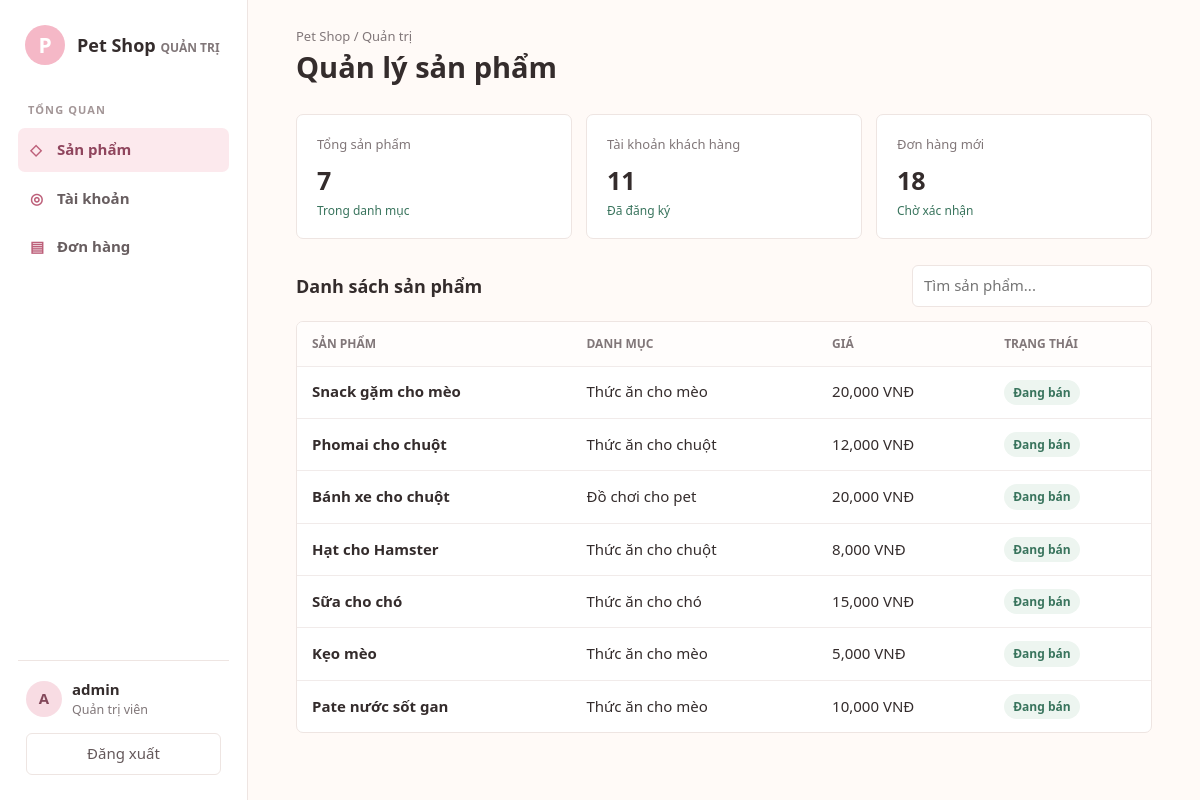
/admin-dashboard/ (signed in), run on the app's committed database.
### accounts/models.py (models this page shows, shortened)
class Product(models.Model):
    name = models.CharField(max_length=200, verbose_name='Tên sản phẩm')
    description = models.TextField(verbose_name='Mô tả')
    price = models.DecimalField(max_digits=10, decimal_places=2, verbose_name='Giá')
    image = models.ImageField(upload_to='products/', verbose_name='Hình ảnh')
    category = models.ForeignKey(Category, on_delete=models.CASCADE, verbose_name='Loại sản phẩm')
    created_at = models.DateTimeField(auto_now_add=True, verbose_name='Ngày tạo')
    updated_at = models.DateTimeField(auto_now=True, verbose_name='Ngày cập nhật')
    is_active = models.BooleanField(default=True, verbose_name='Kích hoạt')
    class Meta:
        verbose_name = 'Products'
        verbose_name_plural = 'Products'
        ordering = ['-created_at']

class Category(models.Model):
    name = models.CharField(max_length=100, verbose_name='Tên loại')
    description = models.TextField(blank=True, verbose_name='Mô tả')
    created_at = models.DateTimeField(auto_now_add=True, verbose_name='Ngày tạo')
    updated_at = models.DateTimeField(auto_now=True, verbose_name='Ngày cập nhật')
    class Meta:
        verbose_name = 'Loại sản phẩm'
        verbose_name_plural = 'Loại sản phẩm'
        ordering = ['name']

### accounts/views.py (the view)
# urls.py: path('admin-dashboard/', views.admin_dashboard, name='admin_dashboard'),
@login_required
def admin_dashboard(request):
    if request.user.username != 'admin':
        messages.error(request, 'Bạn không có quyền truy cập trang quản trị.')
        return redirect('home')
    products = Product.objects.select_related('category').order_by('-created_at')
    customers = User.objects.exclude(username='admin').order_by('-date_joined')
    orders = Order.objects.select_related('user').order_by('-created_at')[:10]
    context = {
        'products': products,
        'customers': customers,
        'orders': orders,
        'total_products': products.count(),
        'customer_count': customers.count(),
        'pending_orders': Order.objects.filter(status='pending').count(),
    }
    return render(request, 'admin_dashboard.html', context)

### accounts/templatetags/order_filters.py (called while the page is built)
@register.filter
def vnd(value):
    try:
        number = Decimal(str(value))
        if number < Decimal('1000'):
            number = number * Decimal('1000')
        return f"{number:,.0f} VNĐ"
    except Exception:
        return value

### ecommerce/templates/admin_dashboard.html (shortened to what this page needs)
{% load static %}
{% load order_filters %}
<!doctype html>
<html lang="vi">
<head>
</head>
<body>
<div class="shell">
    <aside class="sidebar">
        <div class="brand"><span class="brand-mark">P</span><span>Pet Shop <small class="subtext">QUẢN TRỊ</small></span></div>
        <div class="eyebrow">Tổng quan</div>
        <nav class="nav" aria-label="Điều hướng quản trị">
            <button class="active" data-view="products"><span class="nav-icon">◇</span>Sản phẩm</button>
            <button data-view="accounts"><span class="nav-icon">◎</span>Tài khoản</button>
            <button data-view="orders"><span class="nav-icon">▤</span>Đơn hàng</button>
        </nav>
        <div class="sidebar-bottom">
            <div class="admin-chip"><span class="avatar">A</span><span><strong>{{ request.user.username }}</strong><small>Quản trị viên</small></span></div>
            <a href="{% url 'logout' %}" style="display:block;text-decoration:none;text-align:center;">
                <button class="logout" type="button">Đăng xuất</button>
            </a>
        </div>
    </aside>
    <main>
        <header class="topbar">
            <div><div class="crumb">Pet Shop / Quản trị</div><h1 id="page-title">Quản lý sản phẩm</h1></div>
        </header>
        <section class="section active" id="products">
            <div class="stats">
                <div class="stat stat-link" data-target="products" style="cursor:pointer; transition: .2s ease;">
                    <span class="stat-label">Tổng sản phẩm</span>
                    <strong class="stat-value">{{ total_products }}</strong>
                    <span class="stat-note">Trong danh mục</span>
                </div>
                <div class="stat stat-link" data-target="accounts" style="cursor:pointer; transition: .2s ease;">
                    <span class="stat-label">Tài khoản khách hàng</span>
                    <strong class="stat-value">{{ customer_count }}</strong>
                    <span class="stat-note">Đã đăng ký</span>
                </div>
                <div class="stat stat-link" data-target="orders" style="cursor:pointer; transition: .2s ease;">
                    <span class="stat-label">Đơn hàng mới</span>
                    <strong class="stat-value">{{ pending_orders }}</strong>
                    <span class="stat-note">Chờ xác nhận</span>
                </div>
            </div>
            <div class="toolbar"><h2>Danh sách sản phẩm</h2><div class="tools"><input class="search" data-search="product-table" placeholder="Tìm sản phẩm..." aria-label="Tìm sản phẩm"></div></div>
            <div class="table-wrap">
                <table id="product-table">
                    <thead><tr><th>SẢN PHẨM</th><th>DANH MỤC</th><th>GIÁ</th><th>TRẠNG THÁI</th></tr></thead>
                    <tbody>
                        {% for product in products %}
                        <tr>
                            <td><span class="product-name">{{ product.name }}</span></td>
                            <td>{{ product.category.name }}</td>
                            <td>{{ product.price|vnd }}</td>
                            <td>
                                <span class="badge {% if product.is_active %}{% else %}off{% endif %}">
                                    {% if product.is_active %}Đang bán{% else %}Tạm ẩn{% endif %}
                                </span>
                            </td>
                        </tr>
                        {% empty %}
                        <tr><td colspan="4" class="empty">Chưa có sản phẩm nào.</td></tr>
                        {% endfor %}
                    </tbody>
                </table>
            </div>
        </section>
    </main>
</div>
</body>
</html>

### ecommerce/templates/admin_dashboard.html (style rules this page uses)
:root { color-scheme: light; --ink: #342c2c; --muted: #817779; --pink: #f5b8c7; --pink-deep: #bd607a; --paper: #fffaf7; --line: #eee5e2; --green: #39745d; --amber: #a66d22; --red: #a94f50; }
* { box-sizing: border-box; }
body { margin: 0; background: var(--paper); color: var(--ink); font: 15px/1.45 "Segoe UI", sans-serif; }
button, input, select { font: inherit; }
button { cursor: pointer; }
a { color: inherit; text-decoration: none; }
.shell { min-height: 100vh; display: grid; grid-template-columns: 248px minmax(0, 1fr); }
.sidebar { background: #fff; border-right: 1px solid var(--line); padding: 25px 18px; display: flex; flex-direction: column; }
.brand { display: flex; align-items: center; gap: 12px; padding: 0 7px 28px; font-weight: 750; font-size: 18px; }
.brand-mark { width: 40px; height: 40px; border-radius: 50%; background: var(--pink); display: grid; place-items: center; color: #fff; font-size: 21px; }
.eyebrow { margin: 9px 10px 10px; color: #a39697; font-size: 11px; font-weight: 700; text-transform: uppercase; letter-spacing: .1em; }
.nav { display: grid; gap: 5px; }
.nav button { border: 0; background: transparent; color: #685e60; text-align: left; padding: 11px 12px; border-radius: 7px; font-weight: 600; }
.nav button.active { color: #8f455d; background: #fce9ed; }
.nav-icon { display: inline-block; width: 27px; color: var(--pink-deep); }
.sidebar-bottom { margin-top: auto; border-top: 1px solid var(--line); padding: 18px 8px 0; }
.admin-chip { display: flex; align-items: center; gap: 10px; margin-bottom: 14px; }
.avatar { width: 36px; height: 36px; display: grid; place-items: center; border-radius: 50%; background: #f8dce3; color: #83485a; font-weight: 700; }
.admin-chip small { display: block; color: var(--muted); }
.logout { width: 100%; border: 1px solid var(--line); border-radius: 6px; background: #fff; padding: 9px; color: #65595b; }
main { min-width: 0; padding: 27px clamp(18px, 4vw, 52px) 55px; }
.topbar { display: flex; justify-content: space-between; align-items: center; gap: 18px; margin-bottom: 29px; }
.crumb { color: var(--muted); font-size: 13px; }
h1 { margin: 4px 0 0; font-size: clamp(23px, 3vw, 29px); line-height: 1.2; }
.section { display: none; animation: enter .22s ease-out; }
.section.active { display: block; }
.stats { display: grid; grid-template-columns: repeat(3, minmax(0, 1fr)); gap: 14px; margin-bottom: 26px; }
.stat { background: #fff; border: 1px solid var(--line); border-radius: 7px; padding: 18px 20px; }
.stat-label { color: var(--muted); font-size: 13px; }
.stat-value { display: block; font-size: 25px; font-weight: 750; margin-top: 8px; }
.stat-note { color: var(--green); font-size: 12px; }
.toolbar { display: flex; justify-content: space-between; align-items: center; gap: 12px; margin: 24px 0 14px; }
.toolbar h2 { font-size: 18px; margin: 0; }
.tools { display: flex; gap: 9px; align-items: center; }
.search { width: min(240px, 40vw); border: 1px solid var(--line); background: white; border-radius: 6px; padding: 9px 11px; outline-color: var(--pink-deep); }
.table-wrap { overflow-x: auto; border: 1px solid var(--line); border-radius: 7px; background: #fff; }
table { width: 100%; border-collapse: collapse; text-align: left; min-width: 700px; }
th, td { border-bottom: 1px solid #f1ebea; padding: 13px 15px; vertical-align: middle; }
th { color: var(--muted); font-size: 12px; font-weight: 700; background: #fffdfc; }
tr:last-child td { border-bottom: 0; }
.product-name { font-weight: 650; }
.subtext { color: var(--muted); font-size: 12px; }
.badge { display: inline-block; border-radius: 20px; padding: 4px 9px; font-size: 12px; font-weight: 650; background: #edf5f0; color: var(--green); white-space: nowrap; }

### data on the page
Product: name "Snack gặm cho mèo", category.name "Thức ăn cho mèo", price|vnd "20,000 VNĐ", is_active "Đang bán"
Product: name "Phomai cho chuột", category.name "Thức ăn cho chuột", price|vnd "12,000 VNĐ", is_active "Đang bán"
Product: name "Bánh xe cho chuột", category.name "Đồ chơi cho pet", price|vnd "20,000 VNĐ", is_active "Đang bán"
Product: name "Hạt cho Hamster", category.name "Thức ăn cho chuột", price|vnd "8,000 VNĐ", is_active "Đang bán"
Product: name "Sữa cho chó", category.name "Thức ăn cho chó", price|vnd "15,000 VNĐ", is_active "Đang bán"
Product: name "Kẹo mèo", category.name "Thức ăn cho mèo", price|vnd "5,000 VNĐ", is_active "Đang bán"
Product: name "Pate nước sốt gan", category.name "Thức ăn cho mèo", price|vnd "10,000 VNĐ", is_active "Đang bán"

### other printed values
{{ request.user.username }} "admin"
{{ total_products }} "7"
{{ customer_count }} "11"
{{ pending_orders }} "18"
